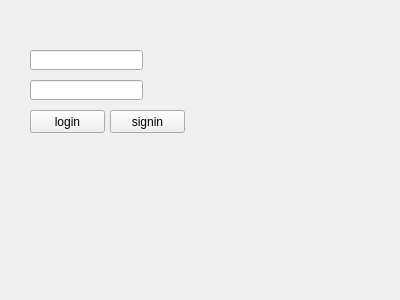
<?xml version="1.0" encoding="UTF-8"?>
<ui version="4.0">
 <class>Form</class>
 <widget class="QWidget" name="Form">
  <property name="geometry">
   <rect>
    <x>0</x>
    <y>0</y>
    <width>400</width>
    <height>300</height>
   </rect>
  </property>
  <property name="windowTitle">
   <string>Form</string>
  </property>
  <widget class="QLineEdit" name="le_id">
   <property name="geometry">
    <rect>
     <x>30</x>
     <y>50</y>
     <width>113</width>
     <height>20</height>
    </rect>
   </property>
  </widget>
  <widget class="QLineEdit" name="le_pw">
   <property name="geometry">
    <rect>
     <x>30</x>
     <y>80</y>
     <width>113</width>
     <height>20</height>
    </rect>
   </property>
  </widget>
  <widget class="QPushButton" name="btn_login">
   <property name="geometry">
    <rect>
     <x>30</x>
     <y>110</y>
     <width>75</width>
     <height>23</height>
    </rect>
   </property>
   <property name="text">
    <string>login</string>
   </property>
  </widget>
  <widget class="QPushButton" name="btn_signin">
   <property name="geometry">
    <rect>
     <x>110</x>
     <y>110</y>
     <width>75</width>
     <height>23</height>
    </rect>
   </property>
   <property name="text">
    <string>signin</string>
   </property>
  </widget>
 </widget>
 <resources/>
 <connections/>
</ui>
